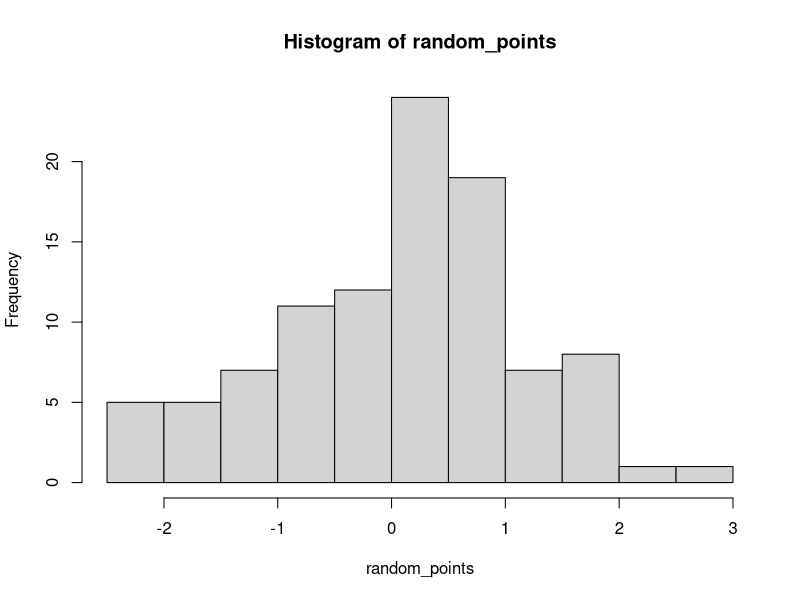
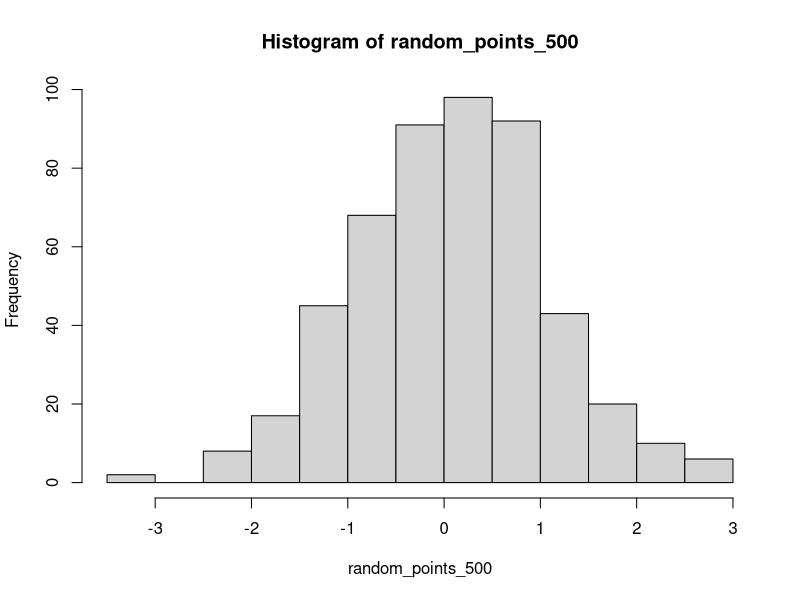
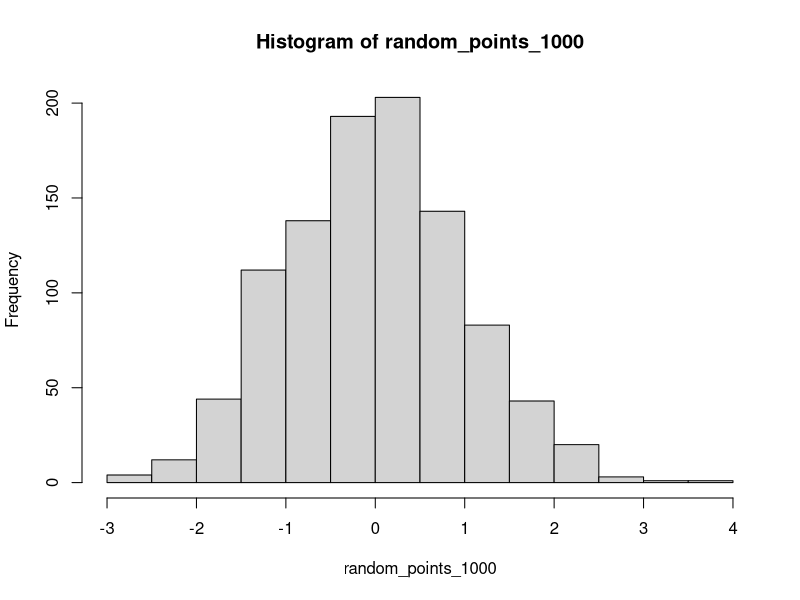
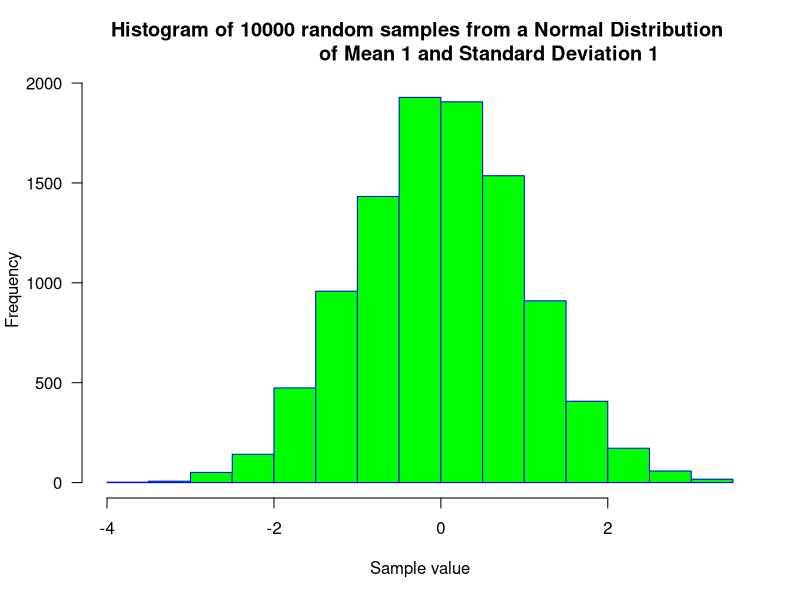
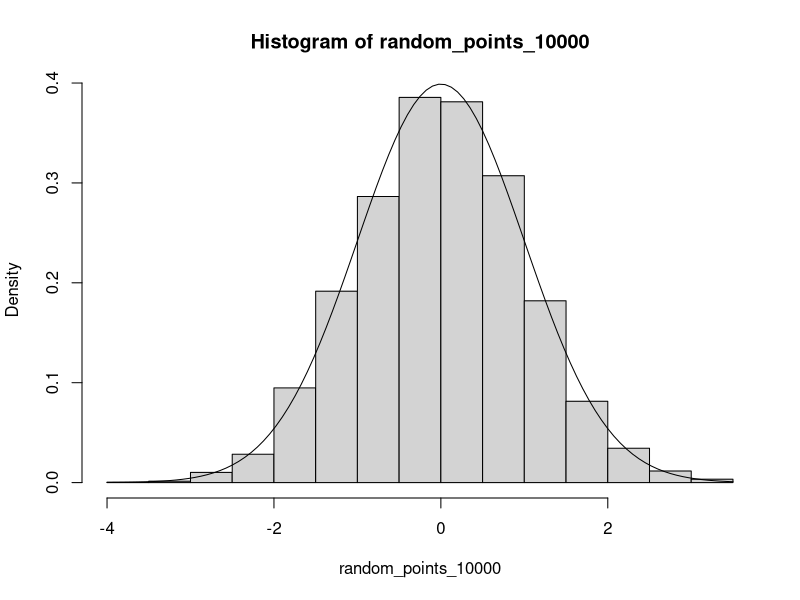
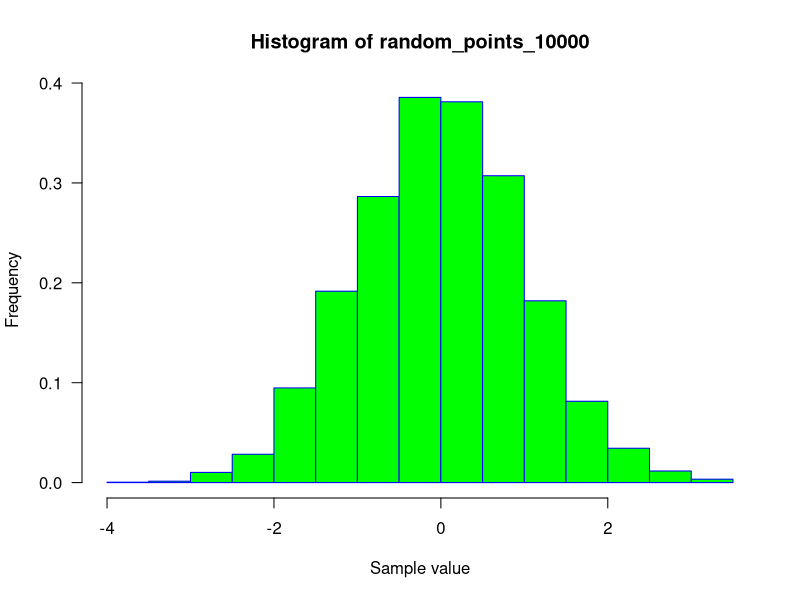
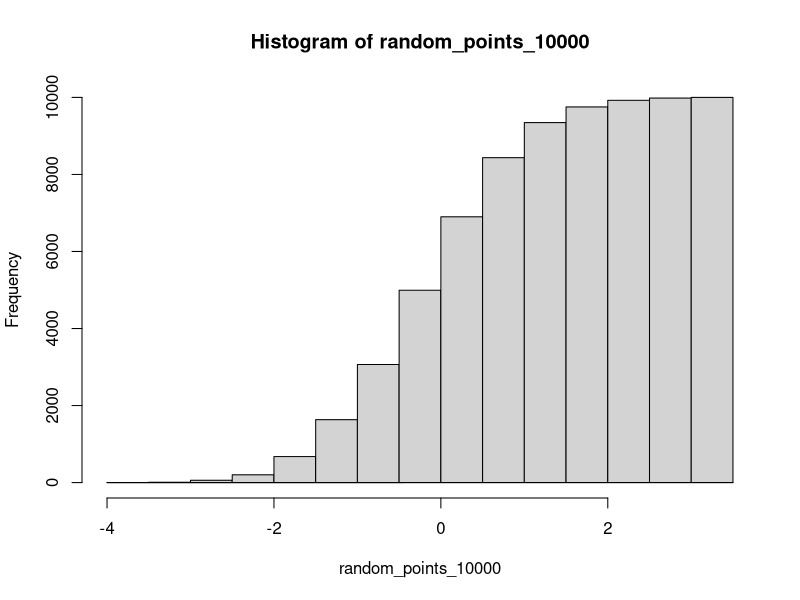
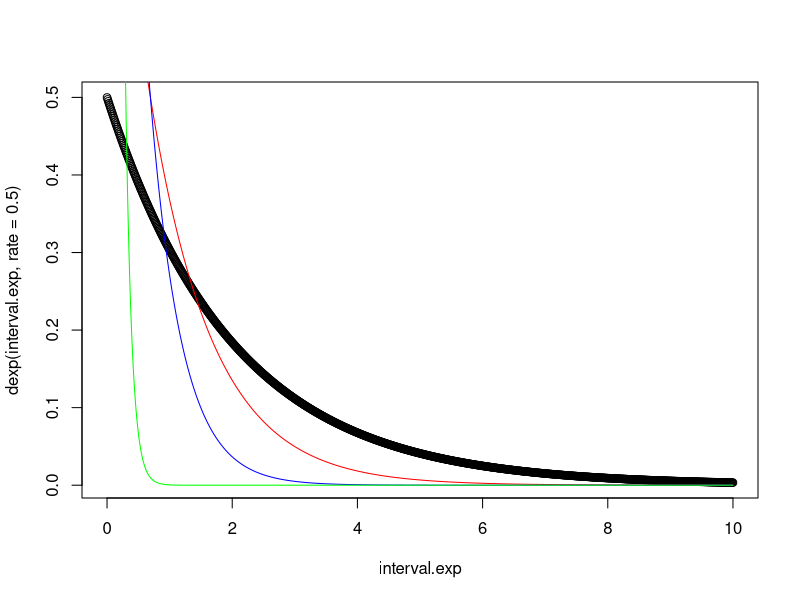

Recreate these plots in R, in order.
# R Practice Sheet for statistics without the BS
library(graphics)
# Using R norm to generate a hundred points and plot in a histogram
random_points = rnorm(n=100, mean = 0, sd = 1)
histogram_100 = hist(random_points)

random_points_500 = rnorm(n=500, mean = 0, sd = 1)
histogram_500 = hist(random_points_500)

random_points_1000 = rnorm(n = 1000, mean = 0, sd = 1)
histogram_1000 = hist(random_points_1000)

random_points_10000 = rnorm(n=10000, mean = 0, sd = 1)
histogram_10000 = hist(random_points_10000, 
                       main = "Histogram of 10000 random samples from a Normal Distribution 
                       of Mean 1 and Standard Deviation 1",
                       xlab = "Sample value", # x axis label
                       ylab = "Frequency", # y axis label
                       border = "blue", # border color of bins
                       col = "green", # color inside bins
                       las = 1, # axis label orientation
                       prob= FALSE) # in frequency or probability

# using dnorm to draw the density curve
x <- seq(-4, 4, 0.01)
hist(random_points_10000, prob=TRUE)
curve(dnorm(x, mean=0, sd=1),add=TRUE) # add the curve, dnorm sets the probability of the numbers in the sequence given mean 0 and sd 1

# using pnorm to see the cumulative sum
histogram_cum_sum = hist(random_points_10000, 
                         xlab = "Sample value", # x axis label
                         ylab = "Frequency", # y axis label
                         border = "blue", # border color of bins
                         col = "green", # color inside bins
                         las = 1, # axis label orientation
                         prob = TRUE) # in frequency or probability
histogram_cum_sum$counts = cumsum(histogram_cum_sum$counts) # adjust the list of counts in each bin to be the cumulative sum
plot(histogram_cum_sum) # plot the adjusted histogram after counts adjustment to get cumulative histogram
curve(pnorm(x, mean=0, sd=1), add = TRUE) # pnorm the previous x sequence

## Simple empirical plots of the distributions themselves
#Exponential
interval.exp<-seq(0, 10, 0.01)
plot(interval.exp,dexp(interval.exp,rate=0.5))
lines(interval.exp,dexp(interval.exp,rate=1),col="red")
lines(interval.exp,dexp(interval.exp,rate=2),col="blue")
lines(interval.exp,dexp(interval.exp,rate=10),col="green")

#Gamma
interval.gamma<-seq(0, 20, 0.01)
plot(interval.gamma,dgamma(interval.gamma,shape=1,scale=2))
lines(interval.gamma,dgamma(interval.gamma,shape=2,scale=2),col="red")
lines(interval.gamma,dgamma(interval.gamma,shape=5,scale=2),col="blue")
lines(interval.gamma,dgamma(interval.gamma,shape=5,scale=0.5),col="green")


#Student
interval.t<-seq(-10,10, 0.01)
plot(interval.t,dt(interval.t,10))
lines(interval.t,dt(interval.t,5),col="red")
lines(interval.t,dt(interval.t,2),col="blue")
lines(interval.t,dt(interval.t,1),col="green")

## Simple empirical plots of the cumulative distributions (ECDF)
#Exponential
interval.exp<-seq(0, 10, 0.01)
plot(interval.exp,pexp(interval.exp,rate=0.5))
lines(interval.exp,pexp(interval.exp,rate=1),col="red")
lines(interval.exp,pexp(interval.exp,rate=2),col="blue")
lines(interval.exp,pexp(interval.exp,rate=10),col="green")

#Gamma
interval.gamma<-seq(0, 20, 0.01)
plot(interval.gamma,pgamma(interval.gamma,shape=1,scale=2))
lines(interval.gamma,pgamma(interval.gamma,shape=2,scale=2),col="red")
lines(interval.gamma,pgamma(interval.gamma,shape=5,scale=2),col="blue")
lines(interval.gamma,pgamma(interval.gamma,shape=5,scale=0.5),col="green")

#Student
interval.t<-seq(-10,10, 0.01)
plot(interval.t,pt(interval.t,10))
lines(interval.t,pt(interval.t,5),col="red")
lines(interval.t,pt(interval.t,2),col="blue")
lines(interval.t,pt(interval.t,1),col="green")



## Working with a tiny dataset
setwd("~/workspace/grusData/basics")
df = read.csv2(file = "Norm.t.data_.csv", header = TRUE,sep = ",", dec = ".")
df$Process1 = as.numeric(df$Process1)
df$Process2 = as.numeric(df$Process2)

# draw histograms of both
hist(df$Process1)
hist(df$Process2)

# draw ecdfs of both
ecdf_process1 = hist(df$Process1)
ecdf_process1$counts = cumsum(ecdf_process1$counts)
plot(ecdf_process1)

ecdf_process2 = hist(df$Process2)
ecdf_process2$counts = cumsum(ecdf_process2$counts)
plot(ecdf_process2)

# plot them both
plot(ecdf(df$Process1),col="red")
plot(ecdf(df$Process2),col="blue",add=TRUE)

# both plots looked quite similar (even though we know one was from a student t with 10, and the other a standard normal)
# so we can look at the KS or Kolmagarov Smirnov test which computes the probaility of it being the same
ks.test(df$Process1,df$Process2)
